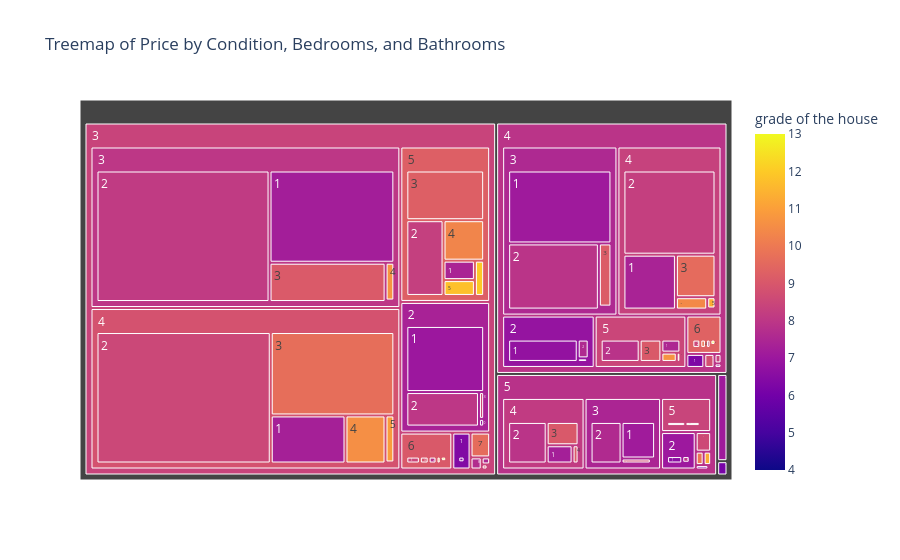

Write notebook code for a chart like this one.
### Markdown cell above
#### "Houses with 3 to 6 bedrooms generally have the highest prices, especially when they have larger living areas and higher grades.

### Code cell
#To visualize how house prices are distributed based on condition, number of bedrooms, and bathrooms, with grades as a color indicator.
fig = px.treemap(df,
                 path=['condition of the house', 'number of bedrooms', 'number of bathrooms'],
                 values='Price',
                 color='grade of the house',
                 title='Treemap of Price by Condition, Bedrooms, and Bathrooms')
fig.show()

### Figure 1 — Plotly figure (JSON) as saved in the notebook; plotly's stock layout.template omitted (floating-point values rounded to 4 significant figures; data arrays with more than 128 entries replaced by an {"elided": "..."} marker saying what was removed)
{"data": [{"branchvalues": "total", "customdata": {"elided": "174x1 float values"}, "domain": {"x": [0, 1], "y": [0, 1]}, "hovertemplate": "labels=%{label}<br>Price=%{value}<br>parent=%{parent}<br>id=%{id}<br>grade of the house=%{color}<extra></extra>", "ids": {"elided": "174 str values"}, "labels": {"elided": "174 str values"}, "marker": {"coloraxis": "coloraxis", "colors": {"elided": "174 float values"}}, "name": "", "parents": {"elided": "174 str values"}, "type": "treemap", "values": {"elided": "174 int values"}}], "layout": {"autosize": true, "coloraxis": {"colorbar": {"title": {"text": "grade of the house"}}, "colorscale": [[0, "#0d0887"], [0.1111, "#46039f"], [0.2222, "#7201a8"], [0.3333, "#9c179e"], [0.4444, "#bd3786"], [0.5556, "#d8576b"], [0.6667, "#ed7953"], [0.7778, "#fb9f3a"], [0.8889, "#fdca26"], [1, "#f0f921"]]}, "legend": {"tracegroupgap": 0}, "title": {"text": "Treemap of Price by Condition, Bedrooms, and Bathrooms"}}}
